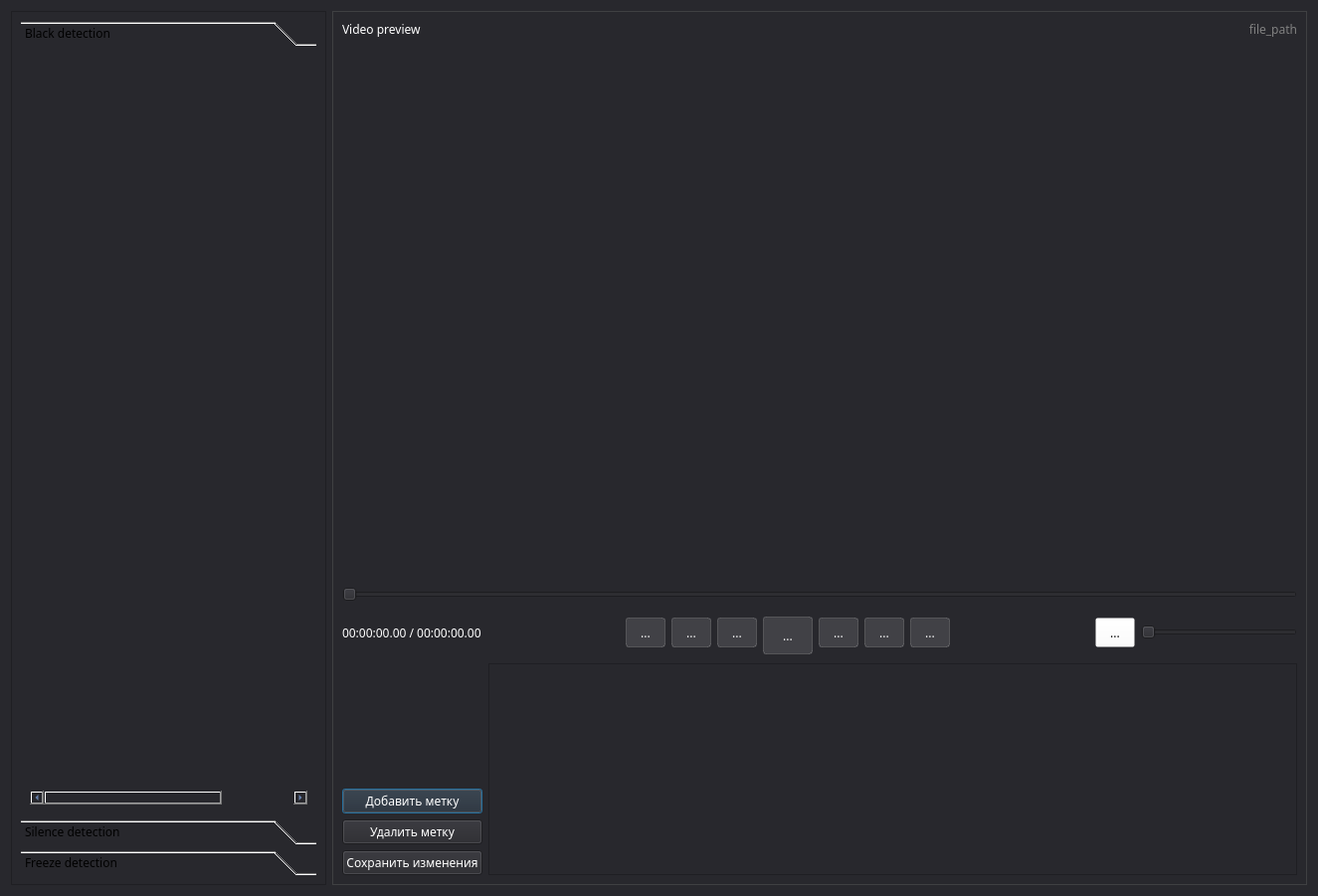
<?xml version="1.0" encoding="UTF-8"?>
<ui version="4.0">
 <class>VideoINFO_Player</class>
 <widget class="QDialog" name="VideoINFO_Player">
  <property name="geometry">
   <rect>
    <x>0</x>
    <y>0</y>
    <width>1325</width>
    <height>901</height>
   </rect>
  </property>
  <property name="windowTitle">
   <string>VideoINFO Player</string>
  </property>
  <property name="styleSheet">
   <string notr="true">background-color: rgb(40, 40, 45);
font-family: Noto Sans;</string>
  </property>
  <layout class="QGridLayout" name="gridLayout">
   <item row="0" column="0">
    <layout class="QHBoxLayout" name="horizontalLayout_6">
     <item>
      <widget class="QFrame" name="frame_tables">
       <property name="minimumSize">
        <size>
         <width>300</width>
         <height>0</height>
        </size>
       </property>
       <property name="styleSheet">
        <string notr="true">color: white;
QFrame#frame_tables{
     border: 1px solid rgb(63,64,66);
}</string>
       </property>
       <property name="frameShape">
        <enum>QFrame::StyledPanel</enum>
       </property>
       <property name="frameShadow">
        <enum>QFrame::Raised</enum>
       </property>
       <layout class="QHBoxLayout" name="horizontalLayout_2">
        <item>
         <widget class="QToolBox" name="toolBox">
          <property name="currentIndex">
           <number>0</number>
          </property>
          <widget class="QWidget" name="page">
           <property name="geometry">
            <rect>
             <x>0</x>
             <y>0</y>
             <width>297</width>
             <height>768</height>
            </rect>
           </property>
           <attribute name="label">
            <string>Black detection</string>
           </attribute>
           <layout class="QGridLayout" name="gridLayout_6">
            <item row="0" column="0">
             <widget class="QTableWidget" name="blck_table">
              <property name="minimumSize">
               <size>
                <width>250</width>
                <height>0</height>
               </size>
              </property>
              <property name="maximumSize">
               <size>
                <width>16777215</width>
                <height>16777215</height>
               </size>
              </property>
              <property name="baseSize">
               <size>
                <width>250</width>
                <height>0</height>
               </size>
              </property>
              <property name="font">
               <font>
                <family>Noto Sans</family>
                <underline>false</underline>
               </font>
              </property>
              <property name="styleSheet">
               <string notr="true">border: none;
color: rgb(138, 180, 247)</string>
              </property>
              <property name="dragDropOverwriteMode">
               <bool>false</bool>
              </property>
              <property name="alternatingRowColors">
               <bool>false</bool>
              </property>
              <property name="selectionMode">
               <enum>QAbstractItemView::NoSelection</enum>
              </property>
              <property name="showGrid">
               <bool>false</bool>
              </property>
              <property name="cornerButtonEnabled">
               <bool>false</bool>
              </property>
              <property name="columnCount">
               <number>7</number>
              </property>
              <attribute name="horizontalHeaderVisible">
               <bool>false</bool>
              </attribute>
              <attribute name="horizontalHeaderMinimumSectionSize">
               <number>20</number>
              </attribute>
              <attribute name="horizontalHeaderDefaultSectionSize">
               <number>50</number>
              </attribute>
              <attribute name="horizontalHeaderHighlightSections">
               <bool>false</bool>
              </attribute>
              <attribute name="verticalHeaderVisible">
               <bool>false</bool>
              </attribute>
              <column>
               <property name="text">
                <string>Start</string>
               </property>
              </column>
              <column>
               <property name="text">
                <string>End</string>
               </property>
              </column>
              <column>
               <property name="text">
                <string>Duration</string>
               </property>
              </column>
              <column/>
              <column/>
              <column/>
              <column/>
             </widget>
            </item>
           </layout>
          </widget>
          <widget class="QWidget" name="page_2">
           <property name="geometry">
            <rect>
             <x>0</x>
             <y>0</y>
             <width>297</width>
             <height>768</height>
            </rect>
           </property>
           <attribute name="label">
            <string>Silence detection</string>
           </attribute>
           <layout class="QGridLayout" name="gridLayout_5">
            <item row="0" column="0">
             <widget class="QTableWidget" name="slnc_table">
              <property name="minimumSize">
               <size>
                <width>250</width>
                <height>0</height>
               </size>
              </property>
              <property name="maximumSize">
               <size>
                <width>16777215</width>
                <height>16777215</height>
               </size>
              </property>
              <property name="font">
               <font>
                <family>Noto Sans</family>
                <underline>false</underline>
               </font>
              </property>
              <property name="styleSheet">
               <string notr="true">border: none;
color: rgb(138, 180, 247)</string>
              </property>
              <property name="alternatingRowColors">
               <bool>false</bool>
              </property>
              <property name="selectionMode">
               <enum>QAbstractItemView::NoSelection</enum>
              </property>
              <property name="showGrid">
               <bool>false</bool>
              </property>
              <property name="cornerButtonEnabled">
               <bool>false</bool>
              </property>
              <property name="columnCount">
               <number>7</number>
              </property>
              <attribute name="horizontalHeaderVisible">
               <bool>false</bool>
              </attribute>
              <attribute name="horizontalHeaderMinimumSectionSize">
               <number>20</number>
              </attribute>
              <attribute name="horizontalHeaderDefaultSectionSize">
               <number>50</number>
              </attribute>
              <attribute name="horizontalHeaderHighlightSections">
               <bool>false</bool>
              </attribute>
              <attribute name="verticalHeaderVisible">
               <bool>false</bool>
              </attribute>
              <column>
               <property name="text">
                <string>Start</string>
               </property>
              </column>
              <column>
               <property name="text">
                <string>End</string>
               </property>
              </column>
              <column>
               <property name="text">
                <string>Duration</string>
               </property>
              </column>
              <column/>
              <column/>
              <column/>
              <column/>
             </widget>
            </item>
           </layout>
          </widget>
          <widget class="QWidget" name="page_3">
           <property name="geometry">
            <rect>
             <x>0</x>
             <y>0</y>
             <width>297</width>
             <height>768</height>
            </rect>
           </property>
           <attribute name="label">
            <string>Freeze detection</string>
           </attribute>
           <layout class="QGridLayout" name="gridLayout_4">
            <item row="0" column="0">
             <widget class="QTableWidget" name="frz_table">
              <property name="minimumSize">
               <size>
                <width>250</width>
                <height>0</height>
               </size>
              </property>
              <property name="maximumSize">
               <size>
                <width>16777215</width>
                <height>16777215</height>
               </size>
              </property>
              <property name="font">
               <font>
                <family>Noto Sans</family>
                <underline>false</underline>
               </font>
              </property>
              <property name="styleSheet">
               <string notr="true">border: none;
color: rgb(138, 180, 247)</string>
              </property>
              <property name="alternatingRowColors">
               <bool>false</bool>
              </property>
              <property name="selectionMode">
               <enum>QAbstractItemView::NoSelection</enum>
              </property>
              <property name="showGrid">
               <bool>false</bool>
              </property>
              <property name="cornerButtonEnabled">
               <bool>false</bool>
              </property>
              <property name="columnCount">
               <number>7</number>
              </property>
              <attribute name="horizontalHeaderVisible">
               <bool>false</bool>
              </attribute>
              <attribute name="horizontalHeaderMinimumSectionSize">
               <number>20</number>
              </attribute>
              <attribute name="horizontalHeaderDefaultSectionSize">
               <number>50</number>
              </attribute>
              <attribute name="horizontalHeaderHighlightSections">
               <bool>false</bool>
              </attribute>
              <attribute name="verticalHeaderVisible">
               <bool>false</bool>
              </attribute>
              <column>
               <property name="text">
                <string>Start</string>
               </property>
              </column>
              <column>
               <property name="text">
                <string>End</string>
               </property>
              </column>
              <column>
               <property name="text">
                <string>Duration</string>
               </property>
              </column>
              <column/>
              <column/>
              <column/>
              <column/>
             </widget>
            </item>
           </layout>
          </widget>
         </widget>
        </item>
       </layout>
      </widget>
     </item>
     <item>
      <widget class="QFrame" name="frame_videoplayer">
       <property name="styleSheet">
        <string notr="true">QFrame#frame_videoplayer{
     border: 1px solid rgb(63,64,66);
}</string>
       </property>
       <property name="frameShape">
        <enum>QFrame::StyledPanel</enum>
       </property>
       <property name="frameShadow">
        <enum>QFrame::Raised</enum>
       </property>
       <layout class="QVBoxLayout" name="verticalLayout_3">
        <item>
         <layout class="QVBoxLayout" name="verticalLayout">
          <item>
           <layout class="QHBoxLayout" name="horizontalLayout">
            <item>
             <widget class="QLabel" name="VideoPreview">
              <property name="maximumSize">
               <size>
                <width>16777215</width>
                <height>16777215</height>
               </size>
              </property>
              <property name="styleSheet">
               <string notr="true">color: white</string>
              </property>
              <property name="text">
               <string>Video preview</string>
              </property>
             </widget>
            </item>
            <item>
             <widget class="QLabel" name="file_path">
              <property name="minimumSize">
               <size>
                <width>0</width>
                <height>0</height>
               </size>
              </property>
              <property name="maximumSize">
               <size>
                <width>16777215</width>
                <height>16777215</height>
               </size>
              </property>
              <property name="styleSheet">
               <string notr="true">color: grey
</string>
              </property>
              <property name="text">
               <string>file_path</string>
              </property>
              <property name="alignment">
               <set>Qt::AlignRight|Qt::AlignTrailing|Qt::AlignVCenter</set>
              </property>
              <property name="wordWrap">
               <bool>true</bool>
              </property>
             </widget>
            </item>
           </layout>
          </item>
          <item>
           <widget class="QLabel" name="video_player_img">
            <property name="enabled">
             <bool>false</bool>
            </property>
            <property name="sizePolicy">
             <sizepolicy hsizetype="Fixed" vsizetype="Fixed">
              <horstretch>0</horstretch>
              <verstretch>0</verstretch>
             </sizepolicy>
            </property>
            <property name="minimumSize">
             <size>
              <width>960</width>
              <height>540</height>
             </size>
            </property>
            <property name="maximumSize">
             <size>
              <width>960</width>
              <height>540</height>
             </size>
            </property>
            <property name="baseSize">
             <size>
              <width>960</width>
              <height>540</height>
             </size>
            </property>
            <property name="text">
             <string/>
            </property>
            <property name="pixmap">
             <pixmap resource="../icons.qrc">:/imgs/img/video_player.png</pixmap>
            </property>
            <property name="scaledContents">
             <bool>true</bool>
            </property>
            <property name="alignment">
             <set>Qt::AlignLeading|Qt::AlignLeft|Qt::AlignVCenter</set>
            </property>
            <property name="wordWrap">
             <bool>false</bool>
            </property>
            <property name="indent">
             <number>-1</number>
            </property>
            <property name="buddy">
             <cstring>Buttons</cstring>
            </property>
           </widget>
          </item>
          <item>
           <widget class="QSlider" name="videoSlider">
            <property name="sizePolicy">
             <sizepolicy hsizetype="Fixed" vsizetype="Fixed">
              <horstretch>0</horstretch>
              <verstretch>0</verstretch>
             </sizepolicy>
            </property>
            <property name="minimumSize">
             <size>
              <width>960</width>
              <height>0</height>
             </size>
            </property>
            <property name="maximumSize">
             <size>
              <width>960</width>
              <height>16777215</height>
             </size>
            </property>
            <property name="baseSize">
             <size>
              <width>960</width>
              <height>0</height>
             </size>
            </property>
            <property name="orientation">
             <enum>Qt::Horizontal</enum>
            </property>
            <property name="tickPosition">
             <enum>QSlider::NoTicks</enum>
            </property>
           </widget>
          </item>
          <item>
           <layout class="QHBoxLayout" name="horizontalLayout_3" stretch="1,5,0,1">
            <item>
             <widget class="QLabel" name="pos_dur_tc">
              <property name="maximumSize">
               <size>
                <width>16777215</width>
                <height>16777215</height>
               </size>
              </property>
              <property name="styleSheet">
               <string notr="true">color: white</string>
              </property>
              <property name="text">
               <string>00:00:00.00 / 00:00:00.00</string>
              </property>
             </widget>
            </item>
            <item alignment="Qt::AlignHCenter">
             <widget class="QFrame" name="Buttons">
              <property name="minimumSize">
               <size>
                <width>250</width>
                <height>50</height>
               </size>
              </property>
              <property name="maximumSize">
               <size>
                <width>400</width>
                <height>60</height>
               </size>
              </property>
              <property name="styleSheet">
               <string notr="true">QToolButton{
	 color: rgb(255, 255, 255);
     background-color:rgba(255,255,255,30);
     border: 1px solid rgba(255,255,255,40);
     border-radius:3px;
}
QToolButton:hover{
background-color:rgba(255,255,255,50);
}
QToolButton:pressed{
background-color:rgba(255,255,255,70);
}</string>
              </property>
              <layout class="QHBoxLayout" name="horizontalLayout_5">
               <item>
                <widget class="QToolButton" name="player_openButton">
                 <property name="minimumSize">
                  <size>
                   <width>40</width>
                   <height>30</height>
                  </size>
                 </property>
                 <property name="maximumSize">
                  <size>
                   <width>40</width>
                   <height>30</height>
                  </size>
                 </property>
                 <property name="styleSheet">
                  <string notr="true">icon-color: white</string>
                 </property>
                 <property name="text">
                  <string>...</string>
                 </property>
                 <property name="icon">
                  <iconset resource="../icons.qrc">
                   <normaloff>:/bl_img/icons/folder_open_FILL0_wght400_GRAD0_opsz24.svg</normaloff>:/bl_img/icons/folder_open_FILL0_wght400_GRAD0_opsz24.svg</iconset>
                 </property>
                 <property name="iconSize">
                  <size>
                   <width>20</width>
                   <height>30</height>
                  </size>
                 </property>
                 <attribute name="buttonGroup">
                  <string notr="true">player_buttonGroup</string>
                 </attribute>
                </widget>
               </item>
               <item>
                <widget class="QToolButton" name="player_prev_fr_Button">
                 <property name="minimumSize">
                  <size>
                   <width>40</width>
                   <height>30</height>
                  </size>
                 </property>
                 <property name="maximumSize">
                  <size>
                   <width>40</width>
                   <height>30</height>
                  </size>
                 </property>
                 <property name="text">
                  <string>...</string>
                 </property>
                 <property name="icon">
                  <iconset resource="../icons.qrc">
                   <normaloff>:/bl_img/icons/prev_fr_FILL0_wght400_GRAD0_opsz24.svg</normaloff>:/bl_img/icons/prev_fr_FILL0_wght400_GRAD0_opsz24.svg</iconset>
                 </property>
                 <property name="iconSize">
                  <size>
                   <width>20</width>
                   <height>30</height>
                  </size>
                 </property>
                 <attribute name="buttonGroup">
                  <string notr="true">player_buttonGroup</string>
                 </attribute>
                </widget>
               </item>
               <item>
                <widget class="QToolButton" name="player_prev_mark_Button">
                 <property name="minimumSize">
                  <size>
                   <width>40</width>
                   <height>30</height>
                  </size>
                 </property>
                 <property name="maximumSize">
                  <size>
                   <width>40</width>
                   <height>30</height>
                  </size>
                 </property>
                 <property name="text">
                  <string>...</string>
                 </property>
                 <property name="icon">
                  <iconset resource="../icons.qrc">
                   <normaloff>:/bl_img/icons/skip_previous_FILL0_wght400_GRAD0_opsz24.svg</normaloff>:/bl_img/icons/skip_previous_FILL0_wght400_GRAD0_opsz24.svg</iconset>
                 </property>
                 <property name="iconSize">
                  <size>
                   <width>20</width>
                   <height>30</height>
                  </size>
                 </property>
                </widget>
               </item>
               <item>
                <widget class="QToolButton" name="player_playButton">
                 <property name="minimumSize">
                  <size>
                   <width>50</width>
                   <height>38</height>
                  </size>
                 </property>
                 <property name="maximumSize">
                  <size>
                   <width>45</width>
                   <height>35</height>
                  </size>
                 </property>
                 <property name="styleSheet">
                  <string notr="true"/>
                 </property>
                 <property name="text">
                  <string>...</string>
                 </property>
                 <property name="icon">
                  <iconset resource="../icons.qrc">
                   <normaloff>:/bl_img/icons/play_arrow_FILL0_wght400_GRAD0_opsz24.svg</normaloff>:/bl_img/icons/play_arrow_FILL0_wght400_GRAD0_opsz24.svg</iconset>
                 </property>
                 <property name="iconSize">
                  <size>
                   <width>25</width>
                   <height>35</height>
                  </size>
                 </property>
                 <attribute name="buttonGroup">
                  <string notr="true">player_buttonGroup</string>
                 </attribute>
                </widget>
               </item>
               <item>
                <widget class="QToolButton" name="player_next_mark_Button">
                 <property name="minimumSize">
                  <size>
                   <width>40</width>
                   <height>30</height>
                  </size>
                 </property>
                 <property name="maximumSize">
                  <size>
                   <width>40</width>
                   <height>30</height>
                  </size>
                 </property>
                 <property name="text">
                  <string>...</string>
                 </property>
                 <property name="icon">
                  <iconset resource="../icons.qrc">
                   <normaloff>:/bl_img/icons/skip_next_FILL0_wght400_GRAD0_opsz24.svg</normaloff>:/bl_img/icons/skip_next_FILL0_wght400_GRAD0_opsz24.svg</iconset>
                 </property>
                 <property name="iconSize">
                  <size>
                   <width>20</width>
                   <height>30</height>
                  </size>
                 </property>
                </widget>
               </item>
               <item>
                <widget class="QToolButton" name="player_next_fr_Button">
                 <property name="minimumSize">
                  <size>
                   <width>40</width>
                   <height>30</height>
                  </size>
                 </property>
                 <property name="maximumSize">
                  <size>
                   <width>40</width>
                   <height>30</height>
                  </size>
                 </property>
                 <property name="text">
                  <string>...</string>
                 </property>
                 <property name="icon">
                  <iconset resource="../icons.qrc">
                   <normaloff>:/bl_img/icons/next_fr_FILL0_wght400_GRAD0_opsz24.svg</normaloff>:/bl_img/icons/next_fr_FILL0_wght400_GRAD0_opsz24.svg</iconset>
                 </property>
                 <property name="iconSize">
                  <size>
                   <width>20</width>
                   <height>30</height>
                  </size>
                 </property>
                 <attribute name="buttonGroup">
                  <string notr="true">player_buttonGroup</string>
                 </attribute>
                </widget>
               </item>
               <item>
                <widget class="QToolButton" name="player_fullButton">
                 <property name="minimumSize">
                  <size>
                   <width>40</width>
                   <height>30</height>
                  </size>
                 </property>
                 <property name="maximumSize">
                  <size>
                   <width>40</width>
                   <height>30</height>
                  </size>
                 </property>
                 <property name="text">
                  <string>...</string>
                 </property>
                 <property name="icon">
                  <iconset resource="../icons.qrc">
                   <normaloff>:/bl_img/icons/fullscreen_FILL0_wght400_GRAD0_opsz24.svg</normaloff>:/bl_img/icons/fullscreen_FILL0_wght400_GRAD0_opsz24.svg</iconset>
                 </property>
                 <property name="iconSize">
                  <size>
                   <width>20</width>
                   <height>30</height>
                  </size>
                 </property>
                 <attribute name="buttonGroup">
                  <string notr="true">player_buttonGroup</string>
                 </attribute>
                </widget>
               </item>
              </layout>
             </widget>
            </item>
            <item>
             <widget class="QToolButton" name="player_muteButton">
              <property name="minimumSize">
               <size>
                <width>40</width>
                <height>30</height>
               </size>
              </property>
              <property name="maximumSize">
               <size>
                <width>40</width>
                <height>30</height>
               </size>
              </property>
              <property name="styleSheet">
               <string notr="true">background-color:rgba(255,255,255,0);</string>
              </property>
              <property name="text">
               <string>...</string>
              </property>
              <property name="icon">
               <iconset resource="../icons.qrc">
                <normaloff>:/bl_img/icons/volume_up_FILL0_wght400_GRAD0_opsz24.svg</normaloff>:/bl_img/icons/volume_up_FILL0_wght400_GRAD0_opsz24.svg</iconset>
              </property>
              <property name="iconSize">
               <size>
                <width>20</width>
                <height>30</height>
               </size>
              </property>
             </widget>
            </item>
            <item>
             <widget class="QSlider" name="volumeSlider">
              <property name="sizePolicy">
               <sizepolicy hsizetype="Fixed" vsizetype="Fixed">
                <horstretch>0</horstretch>
                <verstretch>0</verstretch>
               </sizepolicy>
              </property>
              <property name="minimumSize">
               <size>
                <width>157</width>
                <height>0</height>
               </size>
              </property>
              <property name="maximumSize">
               <size>
                <width>157</width>
                <height>16777215</height>
               </size>
              </property>
              <property name="baseSize">
               <size>
                <width>157</width>
                <height>0</height>
               </size>
              </property>
              <property name="tracking">
               <bool>true</bool>
              </property>
              <property name="orientation">
               <enum>Qt::Horizontal</enum>
              </property>
              <property name="tickPosition">
               <enum>QSlider::NoTicks</enum>
              </property>
              <property name="tickInterval">
               <number>10</number>
              </property>
             </widget>
            </item>
           </layout>
          </item>
         </layout>
        </item>
        <item>
         <layout class="QHBoxLayout" name="horizontalLayout_4">
          <item>
           <layout class="QVBoxLayout" name="verticalLayout_2">
            <item>
             <spacer name="verticalSpacer">
              <property name="orientation">
               <enum>Qt::Vertical</enum>
              </property>
              <property name="sizeHint" stdset="0">
               <size>
                <width>20</width>
                <height>40</height>
               </size>
              </property>
             </spacer>
            </item>
            <item>
             <widget class="QPushButton" name="player_add_mark">
              <property name="maximumSize">
               <size>
                <width>160</width>
                <height>16777215</height>
               </size>
              </property>
              <property name="styleSheet">
               <string notr="true">color: white;</string>
              </property>
              <property name="text">
               <string>Добавить метку</string>
              </property>
             </widget>
            </item>
            <item>
             <widget class="QPushButton" name="player_dell_mark">
              <property name="maximumSize">
               <size>
                <width>160</width>
                <height>16777215</height>
               </size>
              </property>
              <property name="styleSheet">
               <string notr="true">color: white;</string>
              </property>
              <property name="text">
               <string>Удалить метку</string>
              </property>
             </widget>
            </item>
            <item>
             <widget class="QPushButton" name="player_save_marks">
              <property name="maximumSize">
               <size>
                <width>160</width>
                <height>16777215</height>
               </size>
              </property>
              <property name="styleSheet">
               <string notr="true">color: white;</string>
              </property>
              <property name="text">
               <string>Сохранить изменения</string>
              </property>
             </widget>
            </item>
           </layout>
          </item>
          <item>
           <widget class="QTableWidget" name="tableMarks">
            <property name="minimumSize">
             <size>
              <width>0</width>
              <height>200</height>
             </size>
            </property>
            <property name="selectionBehavior">
             <enum>QAbstractItemView::SelectItems</enum>
            </property>
            <property name="showGrid">
             <bool>false</bool>
            </property>
            <property name="columnCount">
             <number>3</number>
            </property>
            <attribute name="horizontalHeaderVisible">
             <bool>false</bool>
            </attribute>
            <column/>
            <column/>
            <column/>
           </widget>
          </item>
         </layout>
        </item>
       </layout>
      </widget>
     </item>
    </layout>
   </item>
  </layout>
 </widget>
 <resources>
  <include location="../icons.qrc"/>
 </resources>
 <connections/>
 <buttongroups>
  <buttongroup name="player_buttonGroup"/>
 </buttongroups>
</ui>
